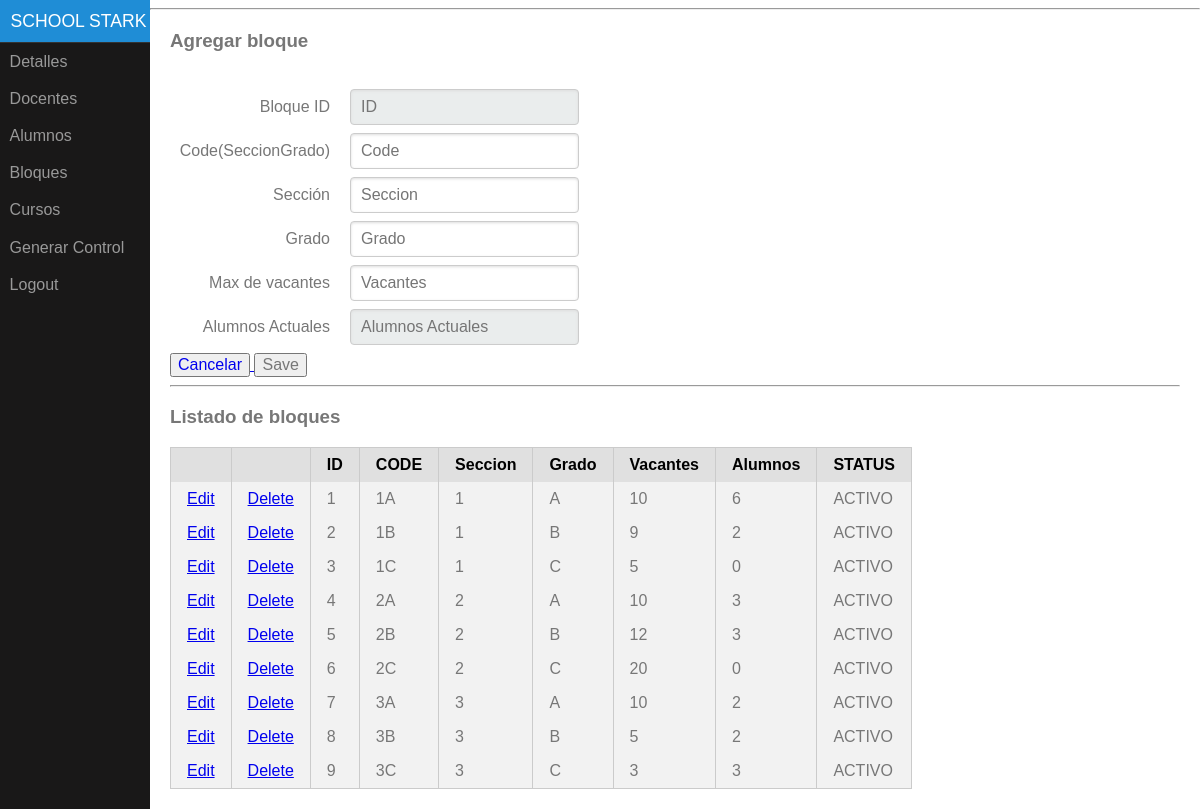
The page /admin/bloques/ (signed in) on the database its author committed.
### tables this page shows
CREATE TABLE `menu` (
  `id_menu` int(11) NOT NULL,
  `code_menu` varchar(100) NOT NULL,
  `type_us` varchar(30) NOT NULL,
  `name` varchar(255) DEFAULT NULL
);

CREATE TABLE `bloques` (
  `id_bloque` int(11) NOT NULL,
  `code` varchar(30) NOT NULL,
  `seccion` varchar(30) NOT NULL,
  `grado` varchar(10) NOT NULL,
  `status` varchar(10) NOT NULL DEFAULT 'ACTIVO',
  `num_max_vacante` int(11) DEFAULT NULL,
  `num_actual_alu` int(11) DEFAULT '0'
);

### models/conexion.php (called while the page is built, shortened)
<?php
class DB
{
    private $host = "localhost";
    private $user_server = "admin_stark";
    private $pass_server = "123456";
    private $name_database = "admin_db_school_stark";
    private $db;
    function __construct()
    {
        try {
         $this->db = new PDO('mysql:host='.$this->host.';dbname='.$this->name_database.'', $this->user_server, $this->pass_server);
        } catch (PDOException $e) {
            echo '<pre>'; var_dump( $e ); echo '</pre>'; die;
            die();
        } catch (Exception $e) {
            echo '<pre>'; var_dump( $e ); echo '</pre>'; die;
        die();
        }
    }
    public function query($sql_prepare,$array_data = null,$type = "ALL")
    {
        $prepare =    $this->db->prepare($sql_prepare);
        $prepare->execute($array_data);
       switch ($type) {
           case 'ALL':
                $datalist =   $prepare->fetchAll();
               break;
       }
        return $datalist;
    }
}
$db_class = new DB();

### models/users.php (called while the page is built, shortened)
<?php
require_once('conexion.php');
class Users
{
    public $type_us = null;
    public function list_nav()
    {
        global $db_class;
       $data = array(':type_us' => $this->type_us );
       $data_list =  $db_class->query("SELECT name,code_menu FROM menu where type_us = :type_us",$data);
       return $data_list;
    }
}

### models/bloques.php (called while the page is built, shortened)
<?php
require_once(ROOT.'/models/conexion.php');
class Bloques
{
    public $id_bloque;
    public function list_bloque()
    {
            global $db_class;
            if (empty($this->id_bloque) ) {
                $sql = "SELECT * FROM bloques";
                $r  = $db_class->query($sql);
            }else {
                $sql = "SELECT * FROM bloques where id_bloque = :id_bloque";
                $data = array(':id_bloque' => $this->id_bloque );
                $r =  $db_class->query($sql,$data);
            }
            return $r;
    }
}

### views/admin/bloques.php (the view, shortened to what this page needs)
<?php require_once(ROOT.'/models/bloques.php') ?>
<div class="main">
    <?php $string = (!isset($data['id_bloque'])) ? 'Agregar': 'Editar' ?>
    <h3> <?php echo $string ?> bloque</h3>
    <label for="error"><?php  echo $info = ( isset($info) && !empty($info) ) ? $info : "" ?></label><br>
    <form method="POST"  class="pure-form pure-form-aligned" >
        <div class="pure-control-group">
            <label for="id">Bloque ID </label>
            <input id="id" name="id_bloque"  type="text" disabled placeholder="ID" value="<?php echo($data['id_bloque']) ?>" >
        </div>
        <div class="pure-control-group">
            <label for="dni">Code(SeccionGrado)</label>
            <input id="dni" name="code"  type="text" placeholder="Code" value="<?php echo($data['code']) ?>" >
        </div>
        <div class="pure-control-group">
            <label for="name">Sección</label>
            <input id="name" name="seccion"  type="text" placeholder="Seccion" value="<?php echo($data['seccion']) ?>" >
        </div>
        <div class="pure-control-group">
            <label for="lastname">Grado</label>
            <input id="lastname" name="grado"  type="text" placeholder="Grado" value="<?php echo($data['grado']) ?>" >
        </div>
        <div class="pure-control-group">
            <label for="lastname">Max de vacantes</label>
            <input id="lastname" name="num_max_vacante"  type="text" placeholder="Vacantes"  value="<?php echo($data['num_max_vacante']) ?>" >
        </div>
        <div class="pure-control-group">
            <label for="lastname">Alumnos Actuales</label>
            <input id="lastname" name="num_actual_alu"  type="text" placeholder="Alumnos Actuales" disabled value="<?php echo($data['num_actual_alu']) ?>" >
        </div>
        <a href="<?php  echo '/'.strtolower($_SESSION['user']['type_us']).'/bloques/' ?>"> <button type="button">Cancelar</button> </a>
        <input type="submit" name="" value="Save">
    </form>
    <hr>
    <h3>Listado de bloques</h3>
    <?php
    $bloque =  new Bloques();
    $data = $bloque->list_bloque();
     ?>
     <table class="pure-table">
    <thead>
        <tr>
            <th></th>
            <th></th>
            <th>ID</th>
            <th>CODE</th>
            <th>Seccion</th>
            <th>Grado</th>
            <th>Vacantes</th>
            <th>Alumnos</th>
            <th>STATUS</th>
        </tr>
    </thead>
    <tbody>
    <?php foreach ($data as $bloque): ?>
        <tr class="pure-table-odd">
            <td><a href="<?php echo '/'.strtolower($_SESSION['user']['type_us']).'/bloques/'.$bloque['id_bloque'].'/' ?>">Edit</a></td>
            <td><a href="<?php echo '/'.strtolower($_SESSION['user']['type_us']).'/del-bloque/'.$bloque['id_bloque'].'/' ?>">Delete</a></td>
            <td><?php echo $bloque['id_bloque'] ?></td>
            <td><?php echo $bloque['code'] ?></td>
            <td><?php echo $bloque['seccion'] ?></td>
            <td><?php echo $bloque['grado'] ?></td>
            <td><?php echo $bloque['num_max_vacante'] ?></td>
            <td><?php echo $bloque['num_actual_alu'] ?></td>
            <td><?php echo $bloque['status'] ?></td>
        </tr>
    <?php endforeach ?>
        </tbody>
    </table>
</div>

### views/templates/nav.php (shortened to what this page needs)
<div id="menu">
    <div class="pure-menu">
        <a class="pure-menu-heading" href="<?php echo '/'.strtolower($_SESSION['user']['type_us']).'/' ?>">School Stark</a>
        <ul class="pure-menu-list">
            <?php
                $user =  new Users();
                $user->type_us =  $_SESSION['user']['type_us'];
                $list_nav = $user->list_nav();
             ?>
             <?php foreach ($list_nav as $nav):  ?>
             <?php $url_nav = '/'.strtolower($_SESSION['user']['type_us']).'/'.$nav['code_menu'].'/' ; ?>
                <li class="pure-menu-item"><a href="<?php echo $url_nav ?>" class="pure-menu-link"><?php echo  $nav['name'] ?></a></li>
             <?php endforeach ?>
                <li class="pure-menu-item"><a href="/logout/" class="pure-menu-link">Logout</a></li>
        </ul>
    </div>
</div>

### views/assets/css/pure.css (style rules this page uses)
.pure-table,table { border-collapse:collapse;border-spacing:0 }
html { font-family:sans-serif;-ms-text-size-adjust:100%;-webkit-text-size-adjust:100% }
body { margin:0 }
a { background-color:transparent }
hr { box-sizing:content-box;height:0 }
button,input,optgroup,select,textarea { color:inherit;font:inherit;margin:0 }
.pure-button,input { line-height:normal }
button { overflow:visible }
button,select { text-transform:none }
button,html input[type=button],input[type=reset],input[type=submit] { -webkit-appearance:button;cursor:pointer }
button[disabled],html input[disabled] { cursor:default }
.pure-button,.pure-form input:not([type]),.pure-menu { box-sizing:border-box }
legend,td,th { padding:0 }
.pure-form input[type=password],.pure-form input[type=email],.pure-form input[type=url],.pure-form input[type=date],.pure-form input[type=month],.pure-form input[type=time],.pure-form input[type=datetime],.pure-form input[type=datetime-local],.pure-form input[type=week],.pure-form input[type=tel],.pure-form input[type=color],.pure-form input[type=number],.pure-form input[type=search],.pure-form input[type=text],.pure-form select,.pure-form textarea { padding:.5em .6em;display:inline-block;border:1px solid #ccc;box-shadow:inset 0 1px 3px #ddd;border-radius:4px;vertical-align:middle;box-sizing:border-box }
.pure-form input:not([type])[disabled],.pure-form input[type=password][disabled],.pure-form input[type=email][disabled],.pure-form input[type=url][disabled],.pure-form input[type=date][disabled],.pure-form input[type=month][disabled],.pure-form input[type=time][disabled],.pure-form input[type=datetime][disabled],.pure-form input[type=datetime-local][disabled],.pure-form input[type=week][disabled],.pure-form input[type=tel][disabled],.pure-form input[type=color][disabled],.pure-form input[type=number][disabled],.pure-form input[type=search][disabled],.pure-form input[type=text][disabled],.pure-form select[disabled],.pure-form textarea[disabled] { cursor:not-allowed;background-color:#eaeded;color:#cad2d3 }
.pure-form label { margin:.5em 0 .2em }
.pure-form-aligned .pure-help-inline,.pure-form-aligned input,.pure-form-aligned select,.pure-form-aligned textarea,.pure-form-message-inline { display:inline-block;vertical-align:middle }
.pure-form-aligned .pure-control-group { margin-bottom:.5em }
.pure-form-aligned .pure-control-group label { text-align:right;display:inline-block;vertical-align:middle;width:10em;margin:0 1em 0 0 }
.pure-menu-item,.pure-menu-list { position:relative }
.pure-menu-list { list-style:none;margin:0;padding:0 }
.pure-menu-item { padding:0;margin:0;height:100% }
.pure-menu-heading,.pure-menu-link { display:block;text-decoration:none;white-space:nowrap }
.pure-menu-heading { text-transform:uppercase;color:#565d64 }
.pure-menu-link { color:#777 }
.pure-menu-disabled,.pure-menu-heading,.pure-menu-link { padding:.5em 1em }
.pure-table { empty-cells:show;border:1px solid #cbcbcb }
.pure-table td,.pure-table th { border-left:1px solid #cbcbcb;border-width:0 0 0 1px;font-size:inherit;margin:0;overflow:visible;padding:.5em 1em }
.pure-table td:first-child,.pure-table th:first-child { border-left-width:0 }
.pure-table thead { background-color:#e0e0e0;color:#000;text-align:left;vertical-align:bottom }
.pure-table td { background-color:transparent }
.pure-table-odd td,.pure-table-striped tr:nth-child(2n-1) td { background-color:#f2f2f2 }

### views/assets/css/main.css (style rules this page uses)
body { color: #777; }
.main { margin: 20px; }
#layout, #menu, .menu-link { -webkit-transition: all 0.2s ease-out; -moz-transition: all 0.2s ease-out; -ms-transition: all 0.2s ease-out; -o-transition: all 0.2s ease-out; transition: all 0.2s ease-out; }
#menu { margin-left: -150px; width: 150px; position: fixed; top: 0; left: 0; bottom: 0; z-index: 1000; background: #191818; overflow-y: auto; -webkit-overflow-scrolling: touch; }
#menu a { color: #999; border: none; padding: 0.6em 0 0.6em 0.6em; }
#menu .pure-menu, #menu .pure-menu ul { border: none; background: transparent; }
#menu .pure-menu ul, #menu .pure-menu .menu-item-divided { border-top: 1px solid #333; }
#menu .pure-menu-selected, #menu .pure-menu-heading { background: #1f8dd6; }
#menu .pure-menu-heading { font-size: 110%; color: #fff; margin: 0; }
@media (min-width: 48em) { #menu { left: 150px; } }

### rows shown on the page
menu: name "Detalles"
menu: name "Docentes"
menu: name "Alumnos"
menu: name "Bloques"
menu: name "Cursos"
menu: name "Generar Control"
bloques: id_bloque "1", code "1A", seccion "1", grado "A", num_max_vacante "10", num_actual_alu "6", status "ACTIVO"
bloques: id_bloque "2", code "1B", seccion "1", grado "B", num_max_vacante "9", num_actual_alu "2", status "ACTIVO"
bloques: id_bloque "3", code "1C", seccion "1", grado "C", num_max_vacante "5", num_actual_alu "0", status "ACTIVO"
bloques: id_bloque "4", code "2A", seccion "2", grado "A", num_max_vacante "10", num_actual_alu "3", status "ACTIVO"
bloques: id_bloque "5", code "2B", seccion "2", grado "B", num_max_vacante "12", num_actual_alu "3", status "ACTIVO"
bloques: id_bloque "6", code "2C", seccion "2", grado "C", num_max_vacante "20", num_actual_alu "0", status "ACTIVO"
bloques: id_bloque "7", code "3A", seccion "3", grado "A", num_max_vacante "10", num_actual_alu "2", status "ACTIVO"
bloques: id_bloque "8", code "3B", seccion "3", grado "B", num_max_vacante "5", num_actual_alu "2", status "ACTIVO"
bloques: id_bloque "9", code "3C", seccion "3", grado "C", num_max_vacante "3", num_actual_alu "3", status "ACTIVO"

### other values the page prints
$string "Agregar"
